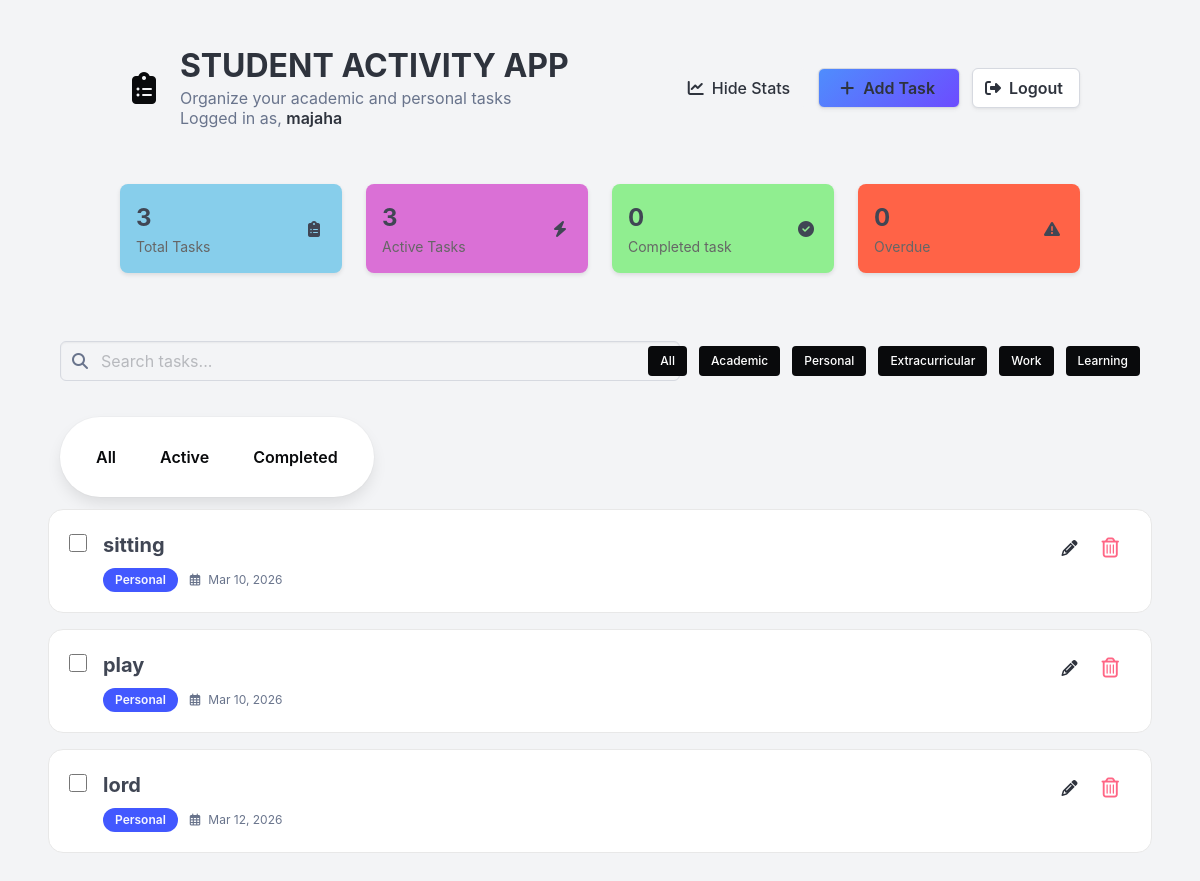
Page / (signed in) on the earlier database version.
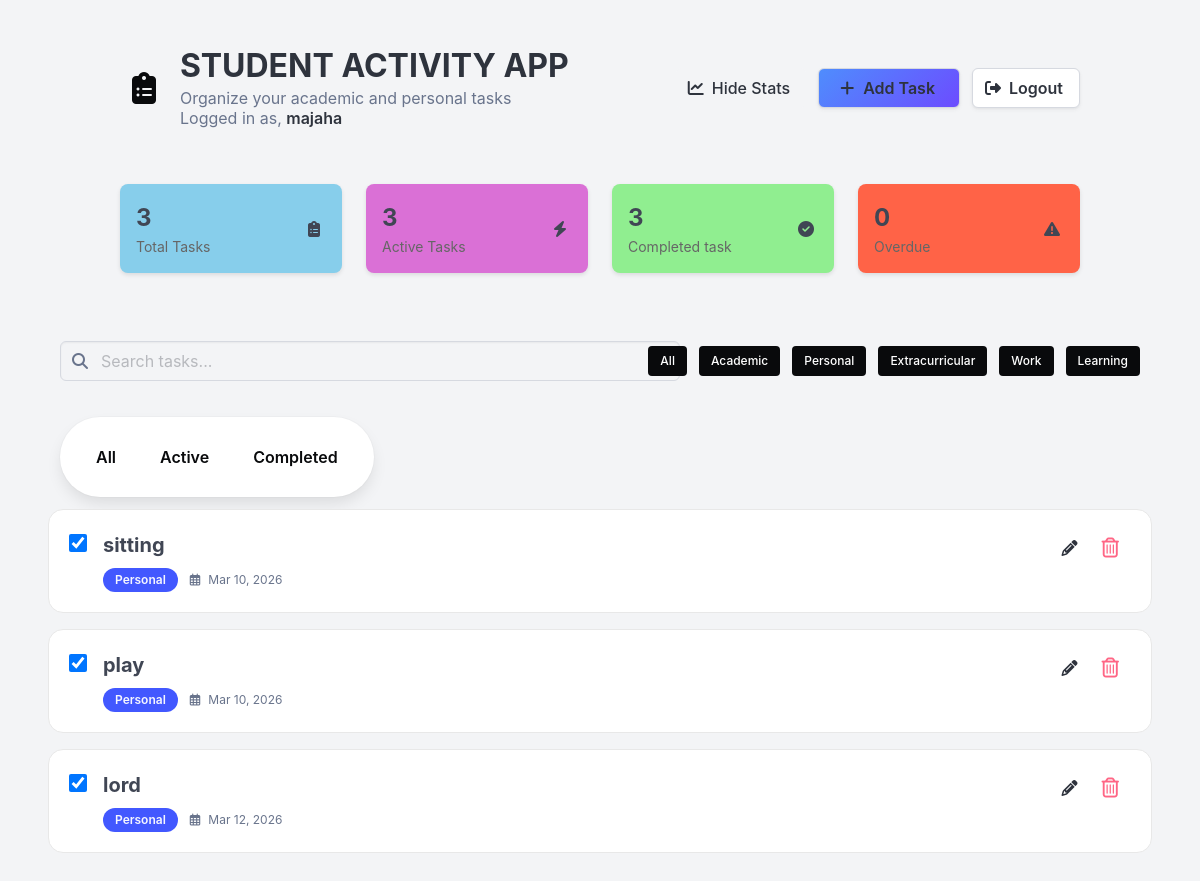
Same page on the later database version.
### app/model/model.py (models this page shows, shortened)
class User(db.Model, UserMixin):
    __tablename__ = "users"
    id: Mapped[int] = mapped_column(primary_key=True)
    username: Mapped[str] = mapped_column(nullable=False, unique=True)
    password: Mapped[str] = mapped_column(nullable=False)
    email: Mapped[str] = mapped_column(nullable=False)

class Task(db.Model):
    __tablename__ = "tasks"
    id: Mapped[int] = mapped_column(primary_key=True)
    task: Mapped[str] = mapped_column(nullable=False)
    user_id: Mapped[int | None] = mapped_column(ForeignKey("users.id"))
    completed: Mapped[bool] = mapped_column(default=False)
    category_id: Mapped[int | None] = mapped_column(
        ForeignKey("categories.id"), nullable=True
    )
    deadline: Mapped[datetime | None] = mapped_column(DateTime, nullable=True)
    notes: Mapped[str | None] = mapped_column(String, nullable=True)
    category = relationship("Category", back_populates="tasks")
    user: Mapped["User"] = relationship("User", backref="tasks")

class Category(db.Model):
    __tablename__ = "categories"
    id: Mapped[int] = mapped_column(primary_key=True)
    cat_name: Mapped[str] = mapped_column(nullable=False)
    user_id: Mapped[int | None] = mapped_column(ForeignKey("users.id"))
    tasks = relationship("Task", back_populates="category")

### app/routes/route.py (the view)
@main.route("/")
@login_required
def index():
    tasks = Task.query.filter_by(
        user_id=current_user.id
    ).all()  # get tasks from database
    completed = Task.query.filter_by(completed=True).count()  # count completed tasks
    return render_template(
        "index.html", user=current_user, tasks=tasks, completed=completed
    )

### app/__init__.py (called while the page is built)
def create_app():
    app = Flask(__name__)
    app.config["SQLALCHEMY_DATABASE_URI"] = "sqlite:///student.db"
    app.config["SECRET_KEY"] = "secret"
    app.config["SQLALCHEMY_TRACK_MODIFICATIONS"] = False
    db.init_app(app)
    login_manager.init_app(app)
    migrate.init_app(app, db)
    login_manager.login_view = "auth.login"
    app.register_blueprint(auth_bp)
    app.register_blueprint(main)
    app.register_blueprint(cat_bp, url_prefix="/category")
    from .model import User
    @login_manager.user_loader
    def load_user(user_id):
        return db.session.get(User, int(user_id))
    return app

### app/templates/index.html
{%extends 'base.html'%} {%include 'navbar.html'%} {%include 'main.html'%}
{%block content%}
<div class="columns is-vcentered mt-2 px-3">
    <div class="column is-7">{% include 'search.html' %}</div>
    <div class="column is-5">{% include 'category.html' %}</div>
</div>
<div class="column is-5">
    <div
        class="box is-flex is-align-items-center"
        style="border-radius: 999px; width: fit-content"
    >
        {% include 'status.html' %}
    </div>
</div>
{% include 'add_tasks.html' %} {% endblock %}

### app/templates/base.html (shortened to what this page needs)
<!doctype html>
<html>
    <head>
        <link
            rel="stylesheet"
            href="https://cdn.jsdelivr.net/npm/bulma@1.0.4/css/bulma.min.css"
        />
        <link
            rel="stylesheet"
            href="https://cdnjs.cloudflare.com/ajax/libs/font-awesome/6.5.1/css/all.min.css"
        />
    </head>
    <body class="has-background-light">
        <section class="section">{% block content %} {% endblock %}</section>
    </body>
</html>

### app/templates/navbar.html (shortened to what this page needs)
{%extends 'base.html'%}{%block content%}
<div class="container">
    <nav class="level">
        <div class="left-left">
            <div class="level-item">
                <span class="icon is-large has-text-black mr-3">
                    <i class="fas fa-clipboard-list fa-2x"></i>
                </span>
                <div>
                    <h1 class="title is-3 has-text-weight-bold mb-0">
                        STUDENT ACTIVITY APP
                    </h1>
                    <p class="subtitle is-6 has-text-grey mt-1">
                        Organize your academic and personal tasks {%if
                        current_user.is_authenticated %}
                        <br />
                        Logged in as,
                        <strong>{{ current_user.username }}</strong>
                        {% endif %}
                    </p>
                </div>
            </div>
        </div>
        <div class="level-right">
            <div class="level-item buttons">
                <button class="button stats-btn is-light is-rectangle px-4">
                    <span class="icon">
                        <i class="fas fa-chart-line"></i>
                    </span>
                    <span>Hide Stats</span>
                </button>
                <a
                    href="{{ url_for('main.task') }}"
                    class="button add-task-btn is-rectangle px-5"
                >
                    <span class="icon">
                        <i class="fas fa-plus"></i>
                    </span>
                    <span class="has-text-weight-semibold">Add Task</span>
                </a>
                <a
                    href="{{ url_for('auth.logout') }}"
                    class="button log-out-btn is-rectangle px-4"
                >
                    <span class="icon">
                        <i class="fas fa-sign-out-alt"></i>
                    </span>
                    <span class="has-text-weight-semibold">Logout</span>
                </a>
            </div>
        </div>
        {%endblock%}

### app/templates/main.html (shortened to what this page needs)
<section class="container mt-2">
    <div class="columns is-mobile is-multiline">
        <div class="column is-3">
            <div class="stat-card blue">
                <div>
                    <p class="stat-number">{{ tasks|length }}</p>
                    <p class="stat-text">Total Tasks</p>
                </div>
                <span class="icon">
                    <i class="fas fa-clipboard-list"></i>
                </span>
            </div>
        </div>
        <div class="column is-3">
            <div class="stat-card purple">
                <div>
                    <p class="stat-number">{{ tasks|length }}</p>
                    <p class="stat-text">Active Tasks</p>
                </div>
                <span class="icon">
                    <i class="fas fa-bolt"></i>
                </span>
            </div>
        </div>
        <div class="column is-3">
            <div class="stat-card green">
                <div>
                    <p class="stat-number">{{ completed }}</p>
                    <p class="stat-text">Completed task</p>
                </div>
                <span class="icon">
                    <i class="fas fa-check-circle"></i>
                </span>
            </div>
        </div>
        <div class="column is-3">
            <div class="stat-card red">
                <div>
                    <p class="stat-number">0</p>
                    <p class="stat-text">Overdue</p>
                </div>
                <span class="icon">
                    <i class="fas fa-exclamation-triangle"></i>
                </span>
            </div>
        </div>
    </div>
</section>

### app/templates/search.html (shortened to what this page needs)
<div class="field">
    <div class="control has-icons-left">
        <input
            class="input is-rectangle has-background-light"
            type="text"
            name="search"
            placeholder="Search tasks..."
            hx-get="{{ url_for('main.search') }}"
            hx-trigger="keyup changed delay:300ms"
            hx-target="#task-results"
            hx-swap="innerHTML"
        />
        <span class="icon is-left has-text-grey">
        </span>
    </div>
</div>

### app/templates/category.html
<div class="container">
    <div class="level-right">
        <div class="level-item">
            <div class="buttons">
                <a href="#" class="button is-black is-small"> All </a>
                <a href="#" class="button is-black is-small"> Academic </a>
                <a href="#" class="button is-black is-small"> Personal </a>
                <a href="#" class="button is-black is-small">
                    Extracurricular
                </a>
                <a href="#" class="button is-black is-small">Work</a>
                <a href="#" class="button is-black is-small">Learning</a>
            </div>
        </div>
    </div>
</div>

### app/templates/status.html
<div class="container">
    <div class="buttons is-right">
        <button
            class="button is-white is-rounded px-4 has-text-weight-semibold"
        >
            All
        </button>
        <button
            class="button is-white is-rounded px-4 has-text-weight-semibold"
        >
            Active
        </button>
        <button
            class="button is-white is-rounded px-4 has-text-weight-semibold"
        >
            Completed
        </button>
    </div>
</div>

### app/templates/add_tasks.html (shortened to what this page needs)
<div id="tasks-container">
    {% for task in tasks %}
    <div
        class="box is-shadowless mb-4"
        style="border: 1px solid #e8e8e8; border-radius: 15px; padding: 1.25rem"
    >
        <div
            class="is-flex is-justify-content-space-between is-align-items-start"
        >
            <div class="is-flex is-align-items-start">
                <div class="mr-4 mt-1">
                    <input
                        type="checkbox"
                        name="completed"
                        class="is-clickable"
                        style="width: 18px; height: 18px; cursor: pointer; border-radius: 4px;"
                        {% if task.completed %} checked {% endif %}
                        hx-post="{{ url_for('main.toggle', task_id=task.id) }}"
                        hx-swap="none"
                        hx-trigger="change"
                    />
                </div>
                <div>
                    <h3 class="has-text-weight-bold is-dark is-size-5 mb-2">
                        {{ task.task }}
                    </h3>
                    <div class="is-flex is-align-items-center">
                        <span
                            class="tag is-link is-rounded has-text-weight-semibold mr-3 px-3"
                        >
                            {{ task.category.cat_name if task.category else
                            'Uncategorized' }}
                        </span>
                        <span
                            class="has-text-grey is-size-7 is-flex is-align-items-center"
                        >
                            <i class="far fa-calendar-alt mr-2"></i>
                            {{ task.deadline.strftime('%b %d, %Y') if
                            task.deadline else 'No deadline' }}
                        </span>
                    </div>
                </div>
            </div>
            <div class="is-flex">
                <a href="{{ url_for('main.update_task', task_id=task.id) }}"
                <button class="button is-white has-text-dark p-2 mx-1">
                    <i class="fa-solid fa-pencil is-size-6"></i>
                </a>
                <form action="{{ url_for('main.delete', task_id=task.id) }}" method="POST">
                    <button type="submit" class="button is-white has-text-danger p-2 mx-1">
                        <i class="fa-regular fa-trash-can is-size-5"></i>
                    </button>
                </form>
            </div>
        </div>
    </div>
    {% endfor %}
</div>

### app/templates/navbar.html (style rules this page uses)
.add-task-btn { background: linear-gradient(135deg, #4f8dfd, #6c4cff); color: white; border: none; }
.log-out-btn { background: linear-gradient(135deg, #ffffff); color: white; border: none; }
.stats-btn { background: linear-gradient(135deg, #ffffff); color: white; border: none; }

### app/templates/main.html (style rules this page uses)
.stat-card { display: flex; align-items: center; justify-content: space-between; padding: 1rem; border-radius: 0.5rem; box-shadow: 0 2px 4px rgba(0, 0, 0, 0.1); }
.stat-number { font-size: 1.5rem; font-weight: bold; }
.stat-text { font-size: 0.875rem; color: #666; }
.blue { background-color: #87ceeb; }
.purple { background-color: #da70d6; }
.green { background-color: #90ee90; }
.red { background-color: #ff6347; }

Differences in the rows shown:
changed Task "sitting": completed "☐" → "☑"
changed Task "play": completed "☐" → "☑"
changed Task "lord": completed "☐" → "☑"
Other differences:
{{ completed }}: "0" → "3"
